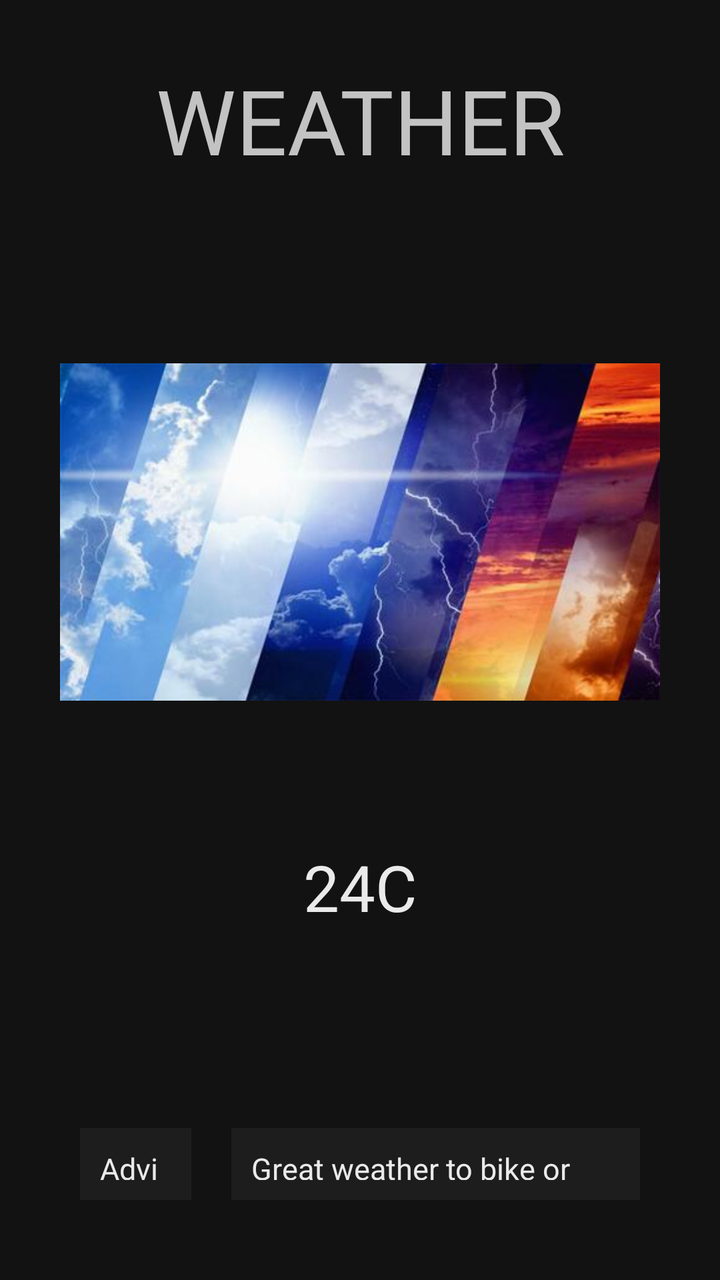
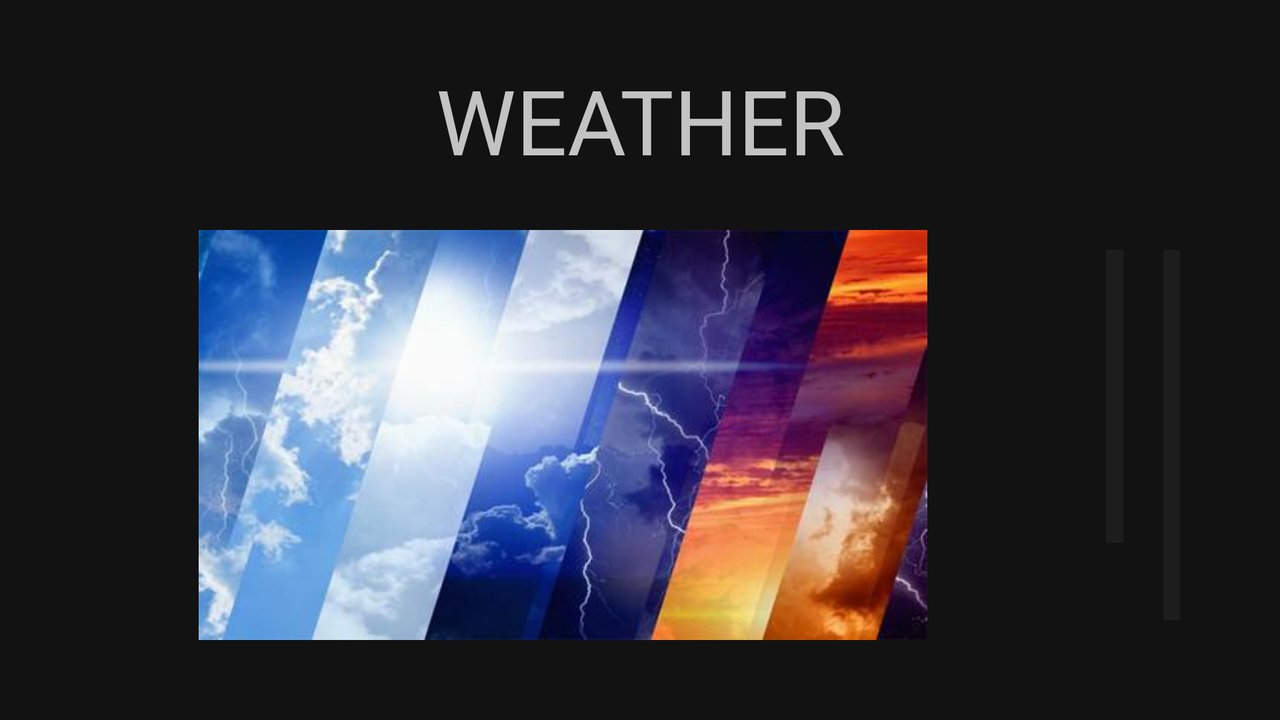

The same Android screen from two of the app's own layout files: first res/layout/ as a phone draws it, then the repository's variant for another configuration, drawn on a device whose configuration selects that folder. Both files follow.
<!-- AndroidManifest.xml: application theme AppTheme -->
<!-- res/layout/activity_weather.xml -->
<?xml version="1.0" encoding="utf-8"?>
<LinearLayout xmlns:android="http://schemas.android.com/apk/res/android"
    xmlns:app="http://schemas.android.com/apk/res-auto"
    xmlns:tools="http://schemas.android.com/tools"
    android:layout_width="match_parent"
    android:layout_height="match_parent"
    android:background="@color/background"
    android:gravity="center_horizontal"
    android:orientation="vertical"
    android:padding="@dimen/containerPadding"
    tools:context=".activities.WeatherActivity">

    <TextView
        android:layout_width="match_parent"
        android:layout_height="wrap_content"
        android:layout_marginBottom="40dp"
        android:text="@string/weather_title_string"
        android:textAlignment="center"
        android:textColor="@color/onBackground"
        android:textSize="@dimen/titleSize" />

    <ImageView
        android:id="@+id/weather_image"
        android:layout_width="match_parent"
        android:layout_height="wrap_content"
        app:srcCompat="@drawable/weather" />

    <TextView
        android:id="@+id/weather_temp"
        android:layout_width="wrap_content"
        android:layout_height="wrap_content"
        android:layout_margin="@dimen/componentMargin"
        android:background="@color/background"
        android:padding="@dimen/componentPadding"
        android:text="24C"
        android:textAlignment="center"
        android:textColor="@color/onSurface"
        android:textSize="@dimen/headerSize" />

    <TextView
        android:id="@+id/weather_description"
        android:layout_width="match_parent"
        android:layout_height="wrap_content"
        android:layout_marginBottom="50dp"
        android:textAlignment="center"
        android:textColor="@color/onBackground"
        android:textStyle="italic" />

    <LinearLayout
        android:layout_width="match_parent"
        android:layout_height="wrap_content"
        android:orientation="horizontal">

        <TextView
            android:layout_width="wrap_content"
            android:layout_height="wrap_content"
            android:layout_margin="@dimen/componentMargin"
            android:layout_weight="1"
            android:background="@color/surface"
            android:padding="@dimen/componentPadding"
            android:text="@string/weather_recommendation_label"
            android:textColor="@color/onSurface"
            android:textSize="@dimen/smallTextSize" />

        <TextView
            android:id="@+id/weather_recommendation_text"
            android:layout_width="wrap_content"
            android:layout_height="wrap_content"
            android:layout_margin="@dimen/componentMargin"
            android:layout_weight="1"
            android:background="@color/surface"
            android:padding="@dimen/componentPadding"
            android:text="@string/weather_recommendation_goodweather"
            android:textColor="@color/onSurface"
            android:textSize="@dimen/smallTextSize" />
    </LinearLayout>

    <TextView
        android:id="@+id/weather_uv"
        android:layout_width="match_parent"
        android:layout_height="wrap_content"
        android:layout_margin="@dimen/componentMargin"
        android:background="@color/surface"
        android:padding="@dimen/componentPadding"
        android:text="UV MODERATE"
        android:textAlignment="center"
        android:textColor="@color/onSurface"
        android:textSize="@dimen/smallTextSize" />

    <LinearLayout
        android:layout_width="match_parent"
        android:layout_height="match_parent"
        android:orientation="horizontal">

        <TextView
            android:layout_width="0dp"
            android:layout_height="wrap_content"
            android:layout_margin="@dimen/componentMargin"
            android:layout_weight=".3"
            android:background="@color/surface"
            android:padding="@dimen/componentPadding"
            android:text="@string/weather_lat_label"
            android:textColor="@color/onSurface"
            android:textSize="@dimen/smallTextSize" />

        <TextView
            android:id="@+id/weather_current_lat"
            android:layout_width="0dp"
            android:layout_height="wrap_content"
            android:layout_margin="@dimen/componentMargin"
            android:layout_weight=".5"
            android:background="@color/surface"
            android:padding="@dimen/componentPadding"
            android:text="123.7686"
            android:textColor="@color/onSurface"
            android:textSize="@dimen/smallTextSize" />

        <TextView
            android:layout_width="0dp"
            android:layout_height="wrap_content"
            android:layout_margin="@dimen/componentMargin"
            android:layout_weight=".3"
            android:background="@color/surface"
            android:padding="@dimen/componentPadding"
            android:text="@string/weather_lon_label"
            android:textColor="@color/onSurface"
            android:textSize="@dimen/smallTextSize" />

        <TextView
            android:id="@+id/weather_current_lon"
            android:layout_width="0dp"
            android:layout_height="wrap_content"
            android:layout_margin="@dimen/componentMargin"
            android:layout_weight=".5"
            android:background="@color/surface"
            android:padding="@dimen/componentPadding"
            android:text="34.6345"
            android:textColor="@color/onSurface"
            android:textSize="@dimen/smallTextSize" />
    </LinearLayout>

</LinearLayout>
<!-- resources referenced by this layout -->
<resources>
  <color name="background">#121212</color>
  <color name="onBackground">#C3C3C3</color>
  <color name="onSurface">#EAEAEA</color>
  <color name="surface">#1D1D1D</color>
  <dimen name="componentMargin">10dp</dimen>
  <dimen name="componentPadding">10dp</dimen>
  <dimen name="containerPadding">30dp</dimen>
  <dimen name="headerSize">32sp</dimen>
  <dimen name="smallTextSize">15dp</dimen>
  <dimen name="titleSize">45sp</dimen>
  <!-- drawable weather: jpg bitmap (drawable-mdpi, 19459 bytes) -->
  <string name="weather_lat_label">Lat:</string>
  <string name="weather_lon_label">Lon:</string>
  <string name="weather_recommendation_goodweather">Great weather to bike or walk!</string>
  <string name="weather_recommendation_label">Advice: </string>
  <string name="weather_title_string">WEATHER</string>
  <style name="AppTheme" parent="Theme.AppCompat.Light.DarkActionBar">
          
          <item name="colorPrimary">@color/background</item>
          <item name="colorPrimaryDark">@color/colorPrimaryDark</item>
          <item name="colorAccent">@color/colorAccent</item>
      </style>
  <color name="colorPrimaryDark">#C3C3C3</color>
  <color name="colorAccent">#C3C3C3</color>
</resources>
<!-- res/layout-land/activity_weather.xml (the repository's variant of the layout above) -->
<!-- drawn on the phone turned sideways -->
<?xml version="1.0" encoding="utf-8"?>
<LinearLayout xmlns:android="http://schemas.android.com/apk/res/android"
    xmlns:app="http://schemas.android.com/apk/res-auto"
    xmlns:tools="http://schemas.android.com/tools"
    android:layout_width="match_parent"
    android:layout_height="match_parent"
    android:background="@color/background"
    android:gravity="center_horizontal"
    android:orientation="vertical"
    android:padding="@dimen/containerPadding"
    tools:context=".activities.WeatherActivity">

    <TextView
        android:layout_width="match_parent"
        android:layout_height="wrap_content"
        android:layout_marginBottom="15dp"
        android:text="@string/weather_title_string"
        android:textAlignment="center"
        android:textColor="@color/onBackground"
        android:textSize="@dimen/titleSize" />

    <LinearLayout
        android:layout_width="match_parent"
        android:layout_height="match_parent"
        android:orientation="horizontal">

        <LinearLayout
            android:layout_width="wrap_content"
            android:layout_height="match_parent"
            android:orientation="vertical">

            <ImageView
                android:id="@+id/weather_image"
                android:layout_width="wrap_content"
                android:layout_height="wrap_content"
                android:padding="@dimen/componentPadding"
                app:srcCompat="@drawable/weather" />

            <TextView
                android:id="@+id/weather_temp"
                android:layout_width="wrap_content"
                android:layout_height="wrap_content"
                android:layout_margin="@dimen/componentMargin"
                android:background="@color/background"
                android:padding="@dimen/componentPadding"
                android:text="24C"
                android:textAlignment="center"
                android:textColor="@color/onSurface"
                android:textSize="@dimen/headerSize" />
        </LinearLayout>

        <LinearLayout
            android:layout_width="match_parent"
            android:layout_height="match_parent"
            android:orientation="vertical"
            android:padding="@dimen/componentPadding">

            <LinearLayout
                android:layout_width="match_parent"
                android:layout_height="wrap_content"
                android:orientation="horizontal">

                <TextView
                    android:layout_width="wrap_content"
                    android:layout_height="wrap_content"
                    android:layout_margin="@dimen/componentMargin"
                    android:layout_weight="1"
                    android:background="@color/surface"
                    android:padding="@dimen/componentPadding"
                    android:text="@string/weather_recommendation_label"
                    android:textColor="@color/onSurface"
                    android:textSize="@dimen/smallTextSize" />

                <TextView
                    android:id="@+id/weather_recommendation_text"
                    android:layout_width="wrap_content"
                    android:layout_height="wrap_content"
                    android:layout_margin="@dimen/componentMargin"
                    android:layout_weight="1"
                    android:background="@color/surface"
                    android:padding="@dimen/componentPadding"
                    android:text="@string/weather_recommendation_goodweather"
                    android:textColor="@color/onSurface"
                    android:textSize="@dimen/smallTextSize" />
            </LinearLayout>

            <TextView
                android:id="@+id/weather_uv"
                android:layout_width="match_parent"
                android:layout_height="wrap_content"
                android:layout_margin="@dimen/componentMargin"
                android:background="@color/surface"
                android:padding="@dimen/componentPadding"
                android:text="UV MODERATE"
                android:textAlignment="center"
                android:textColor="@color/onSurface"
                android:textSize="@dimen/smallTextSize" />

            <LinearLayout
                android:layout_width="match_parent"
                android:layout_height="wrap_content"
                android:orientation="horizontal">

                <TextView
                    android:layout_width="0dp"
                    android:layout_height="wrap_content"
                    android:layout_margin="@dimen/componentMargin"
                    android:layout_weight=".3"
                    android:background="@color/surface"
                    android:padding="@dimen/componentPadding"
                    android:text="@string/weather_lat_label"
                    android:textColor="@color/onSurface"
                    android:textSize="@dimen/smallTextSize" />

                <TextView
                    android:id="@+id/weather_current_lat"
                    android:layout_width="0dp"
                    android:layout_height="wrap_content"
                    android:layout_margin="@dimen/componentMargin"
                    android:layout_weight=".5"
                    android:background="@color/surface"
                    android:padding="@dimen/componentPadding"
                    android:text="123.7686"
                    android:textColor="@color/onSurface"
                    android:textSize="@dimen/smallTextSize" />

            </LinearLayout>

            <LinearLayout
                android:layout_width="match_parent"
                android:layout_height="wrap_content">

                <TextView
                    android:layout_width="0dp"
                    android:layout_height="wrap_content"
                    android:layout_margin="@dimen/componentMargin"
                    android:layout_weight=".3"
                    android:background="@color/surface"
                    android:padding="@dimen/componentPadding"
                    android:text="@string/weather_lon_label"
                    android:textColor="@color/onSurface"
                    android:textSize="@dimen/smallTextSize" />

                <TextView
                    android:id="@+id/weather_current_lon"
                    android:layout_width="0dp"
                    android:layout_height="wrap_content"
                    android:layout_margin="@dimen/componentMargin"
                    android:layout_weight=".5"
                    android:background="@color/surface"
                    android:padding="@dimen/componentPadding"
                    android:text="34.6345"
                    android:textColor="@color/onSurface"
                    android:textSize="@dimen/smallTextSize" />

            </LinearLayout>
        </LinearLayout>

    </LinearLayout>

</LinearLayout>
